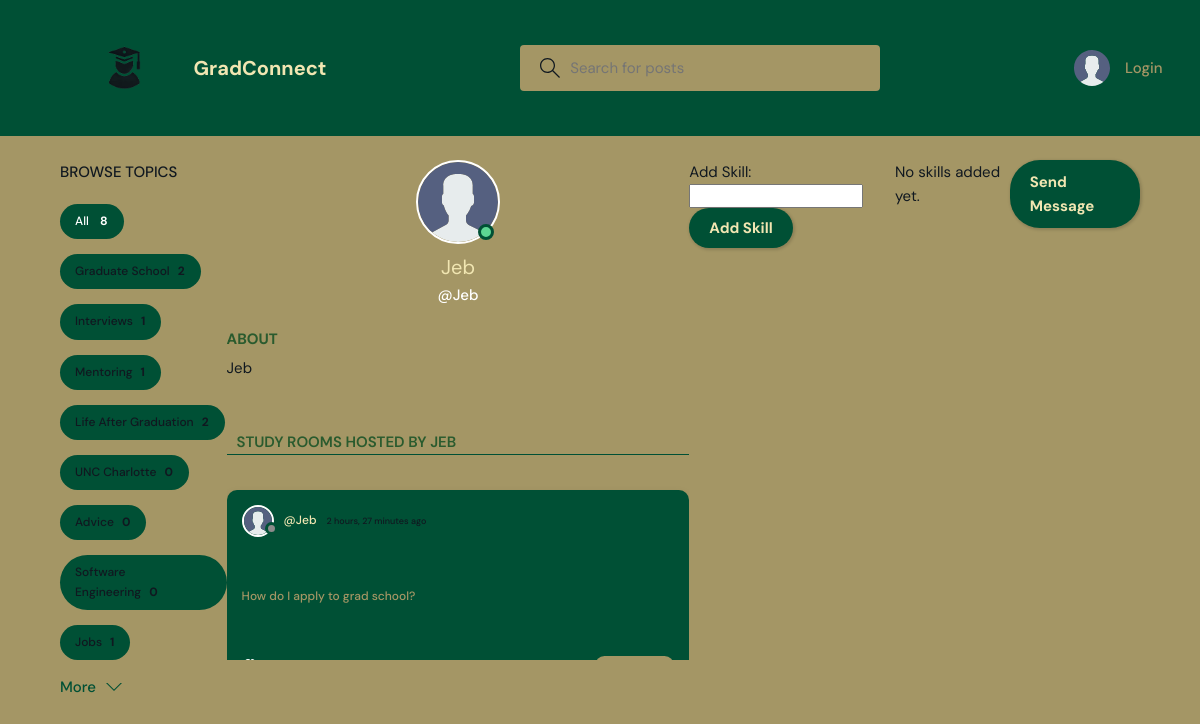
Before: /profile/6/ with the older database file.
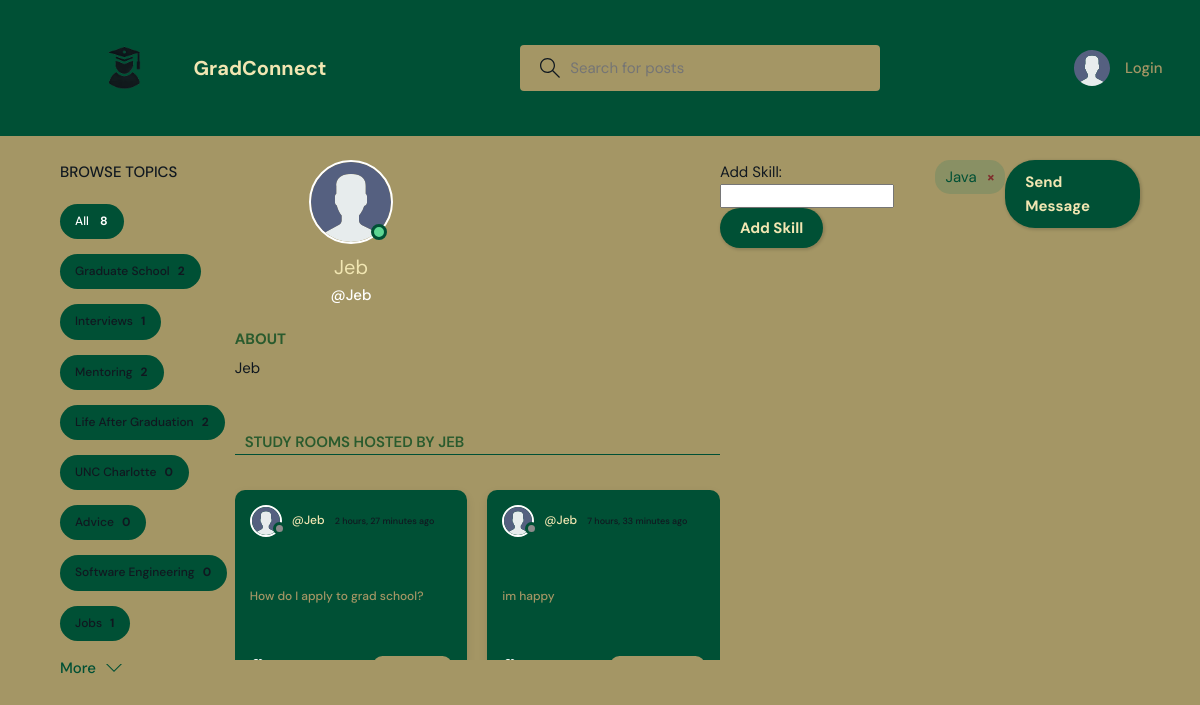
After: the same page with the newer database file.
### base/models.py (models this page shows, shortened)
class Topic(models.Model):
    name = models.CharField(max_length=200)

class Room(models.Model):
    host = models.ForeignKey(User, on_delete=models.SET_NULL, null=True)
    topic = models.ForeignKey(Topic, on_delete=models.SET_NULL, null=True)
    name = models.CharField(max_length=200)
    description = models.TextField(null=True, blank=True)
    participants = models.ManyToManyField(
        User, related_name='participants', blank=True)
    updated = models.DateTimeField(auto_now=True)
    created = models.DateTimeField(auto_now_add=True)
    class Meta:
        ordering = ['-updated', '-created']
    def __str__(self):
        return self.name

class User(AbstractUser):
    name = models.CharField(max_length=200, null=True)
    email = models.EmailField(unique=True, null=True)
    bio = models.TextField(null=True)
    skills = models.ManyToManyField(Skill, related_name="users", blank=True)
    avatar = models.ImageField(null=True, default="avatar.svg")
    USERNAME_FIELD = 'email'
    REQUIRED_FIELDS = ['username']

class Skill(models.Model):
    name = models.CharField(max_length=200, unique=True)

### base/views.py (the view, shortened to what this page needs)
# urls.py: path('profile/<str:pk>/', views.userProfile, name="user-profile"),
def userProfile(request, pk):
    user = User.objects.get(id=pk)
    rooms = user.room_set.all()
    room_messages = user.message_set.all()
    topics = Topic.objects.all()
    skills = user.skills.all()
    add_skill_form = AddSkillForm()
    context = {'user': user, 'rooms': rooms,
               'room_messages': room_messages, 'topics': topics, 'skills': skills, 'add_skill_form': add_skill_form,}
    return render(request, 'base/profile.html', context)

### base/forms.py (shortened to what this page needs)
class AddSkillForm(forms.Form):
    skill_name = forms.CharField(max_length=200, label="Add Skill", required=True)

### base/templates/base/profile.html (shortened to what this page needs)
{% extends 'main.html' %}
{% block content %}
<main class="profile-page layout layout--3">
  <div class="container">
    {% include 'base/topics_component.html' %}
    <div class="roomList">
      <div class="profile">
        <div class="profile__avatar">
          <div class="avatar avatar--large active">
            <img src="{{user.avatar.url}}" />
          </div>
        </div>
        <div class="profile__info">
          <h3>{{user.name}}</h3>
          <p>@{{user.username}}</p>
        </div>
        <div class="profile__about">
          <h3>About</h3>
          <p>
            {{user.bio}}
          </p>
        </div>
      </div>
      <div class="roomList__header">
        <div>
          <h2>Study Rooms Hosted by {{user.username}}</a>
          </h2>
        </div>
      </div>
      {% include 'base/feed_component.html' %}
    </div>
    <form method="POST">
      {{ add_skill_form.as_p }}
      <button type="submit" class="btn btn--main">Add Skill</button>
    </form>
    <ul class="skills-list">
      {% for skill in skills %}
        <li>
          {{ skill.name }}
          <a href="{% url 'remove_skill' skill.id %}" class="remove-skill">×</a>
        </li>
      {% empty %}
        <p>No skills added yet.</p>
      {% endfor %}
    </ul>
    <a href="{% url 'send_direct_message' recipient_id=user.id %}" class="btn btn--main">Send Message</a>
  </div>
</main>
{% endblock content %}

### base/templates/base/topics_component.html
<div class="topics">
    <div class="topics__header">
        <h2>Browse Topics</h2>
    </div>
    <ul class="topics__list">
        <li>
            <a href="{% url 'home' %}" class="active">All <span>{{topics.count}}</span></a>
        </li>
        {% for topic in topics %}
        <li>
            <a href="{% url 'home' %}?q={{topic.name}}">{{topic.name}}<span>{{topic.room_set.all.count}}</span></a>
        </li>
        {% endfor %}
    </ul>
    <a class="btn btn--link" href="{% url 'topics' %}">
        More
        <svg version="1.1" xmlns="http://www.w3.org/2000/svg" width="32" height="32" viewBox="0 0 32 32">
            <title>chevron-down</title>
            <path d="M16 21l-13-13h-3l16 16 16-16h-3l-13 13z"></path>
        </svg>
    </a>
</div>

### base/templates/base/feed_component.html (shortened to what this page needs)
{% for room in rooms %}
<div class="roomListRoom">
    <div class="roomListRoom__header">
        <a href="{% url 'user-profile' room.host.id %}" class="roomListRoom__author">
            <div class="avatar avatar--small">
                <img src="{{room.host.avatar.url}}" />
            </div>
            <span>@{{room.host.username}}</span>
            <span class="roomListRoom__timestamp">{{room.created|timesince}} ago</span>
        </a>
    </div>
    <div class="roomListRoom__content">
        <a href="{% url 'room' room.id %}">{{room.name}}</a>
    </div>
    <div class="roomListRoom__meta">
        <a href="{% url 'room' room.id %}" class="roomListRoom__joined">
        </a>
        <p class="roomListRoom__topic">{{room.topic.name}}</p>
    </div>
</div>
{% endfor %}

Changed rows visible on the page:
computed for Topic "Mentoring": room_set.all.count "1" → "2"
now on this page (row unchanged): Room: host.avatar (placeholder picture), host.username "Jeb", created "7 hours, 33 minutes", name "im happy"
added Skill: name "Java"
Other visible differences:
text no longer shown: "No skills added yet."
